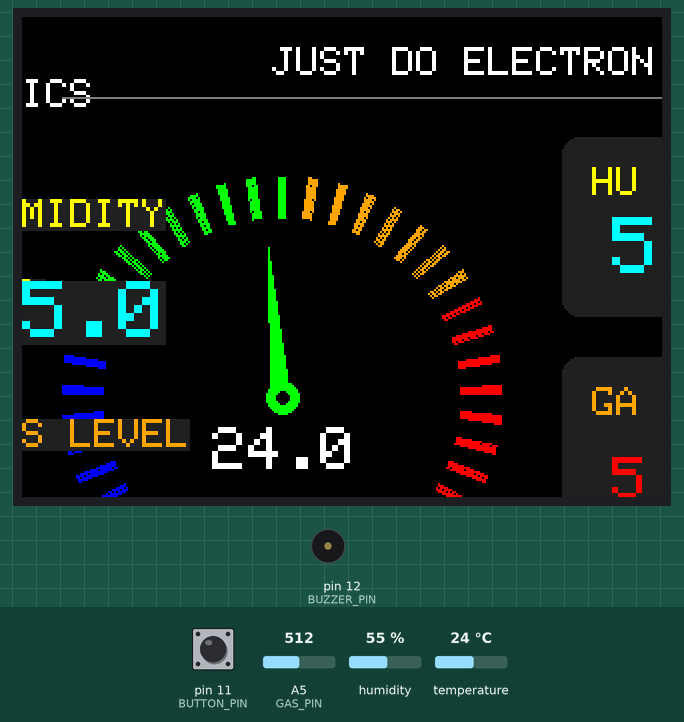
Simulated run of this sketch. Board: Arduino Uno, built with avr-gcc and run on an emulated ATmega328P. Parts: 320×240 colour display, buzzer (waves = sounding, pin HIGH). The inputs (shaded band) are chosen by the test bench; at power-on: pin 11 (BUTTON_PIN) HIGH, temperature 24 °C, A5 (GAS_PIN) = 512, humidity 55 %.

Above: at 2.8 s.
2.9 s: pin 11 (BUTTON_PIN) pulled LOW for 0.15 s
At 3.4 s:
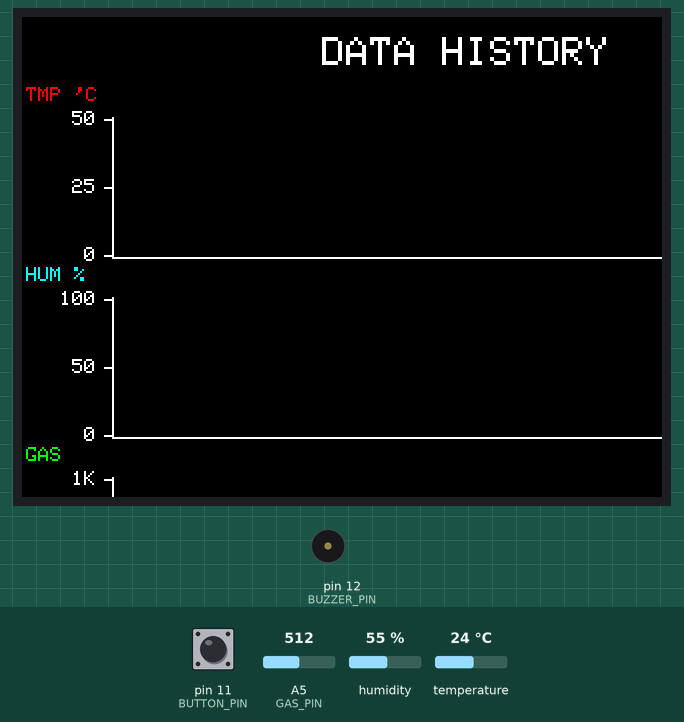
3.6 s: temperature set to 2 °C
At 7.2 s:
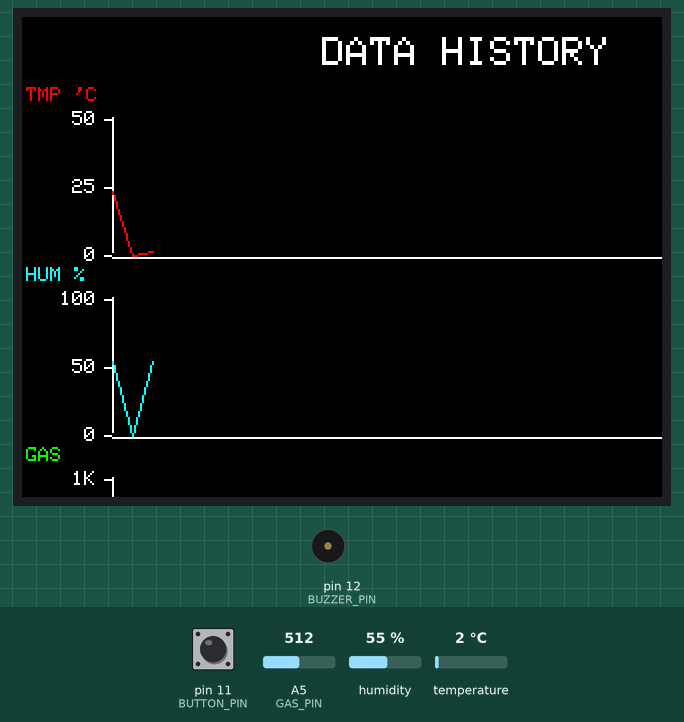
7.5 s: temperature set to 0 °C
At 10.7 s:
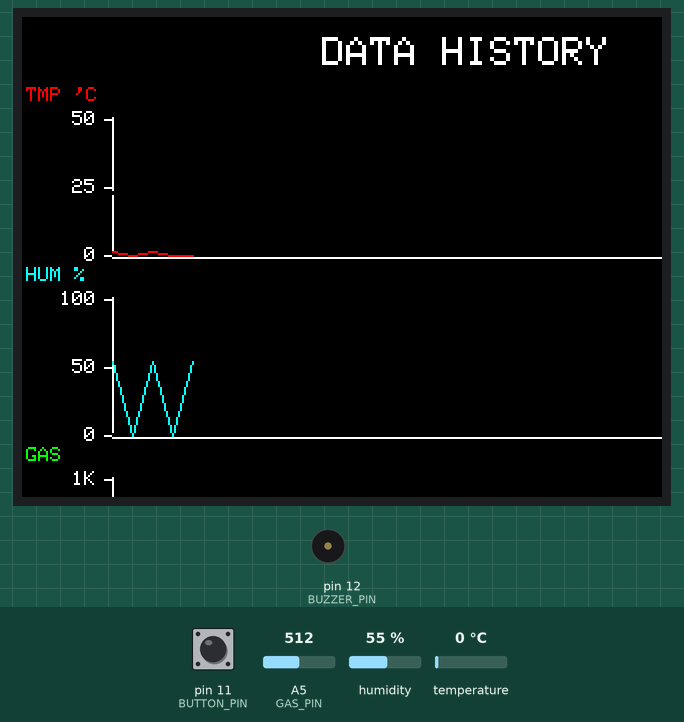
11.6 s: A5 (GAS_PIN) set to 413
15.6 s: A5 (GAS_PIN) set to 382
At 16.5 s:
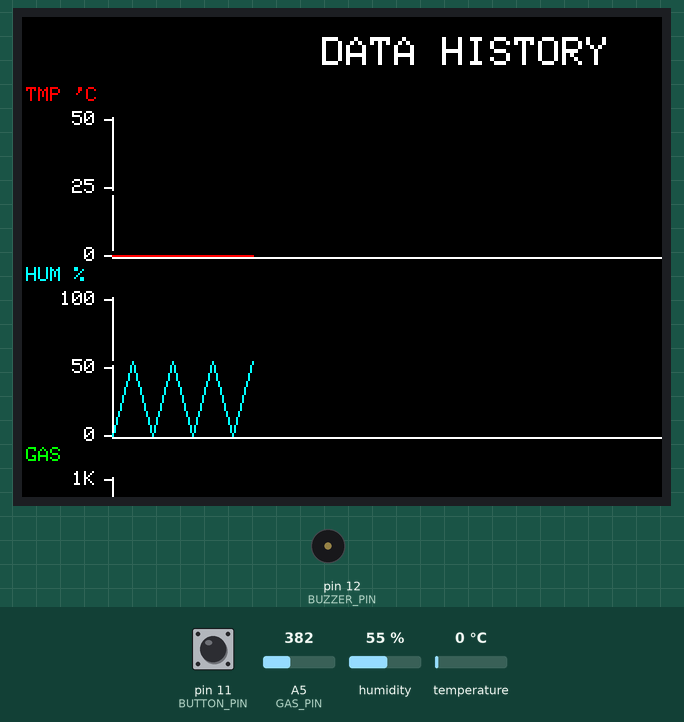
17.5 s: pin 11 (BUTTON_PIN) pulled LOW for 1 s
At 18.4 s:
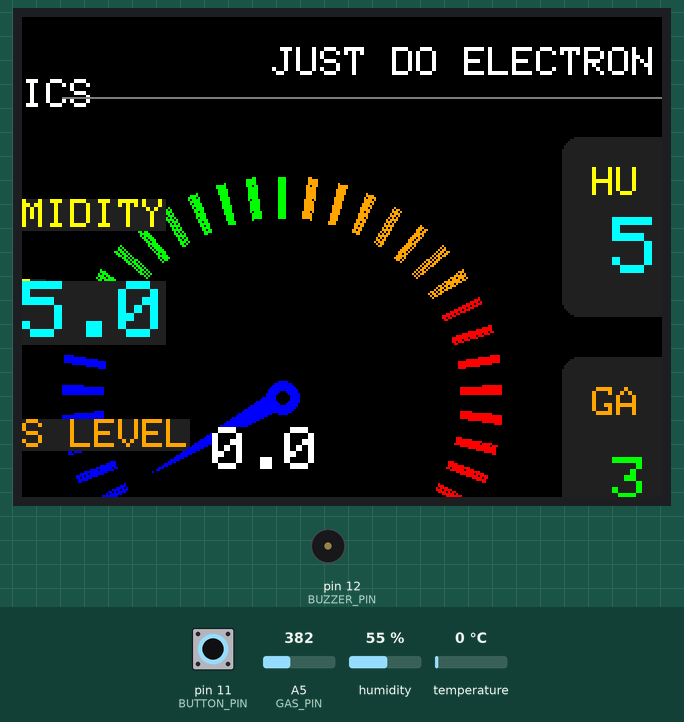
Timing chart, 0 to 20.5 s (numbered marks = the images above; inputs shaded):
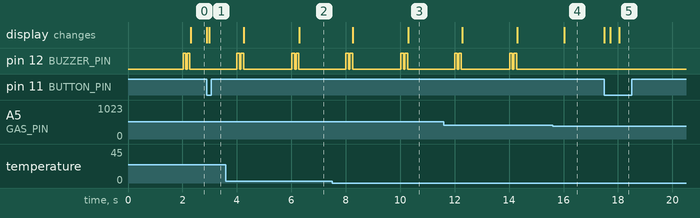

The sketch:

Gas_Sensor_And_DHT11_Sensor.ino
```cpp
#include <Adafruit_GFX.h>
#include <MCUFRIEND_kbv.h>
#include <DHT.h>

MCUFRIEND_kbv tft;

// --- Modern Color Palette ---
#define BLACK       0x0000
#define DARK_GREY   0x2104
#define LIGHT_GREY  0x7BEF
#define CYAN_ACCENT 0x07FF
#define RED_ACCENT  0xF800
#define GREEN_ACCENT 0x07E0
#define BLUE_ACCENT 0x001F
#define WHITE       0xFFFF
#define ORANGE      0xFD20

// --- Sensor Pins & Setup ---
#define DHTPIN 10
#define DHTTYPE DHT11
DHT dht(DHTPIN, DHTTYPE);

#define GAS_PIN A5
#define BUZZER_PIN 12
#define BUTTON_PIN 11

// --- ALARM THRESHOLDS ---
#define TEMP_THRESHOLD 35.0
#define GAS_THRESHOLD 400

// --- Layout Geometry (Dashboard) ---
int gaugeCenterX = 130;
int gaugeCenterY = 190;
int gaugeOuterRad = 110;
int gaugeInnerRad = 90;
int needleRadius = 75;

// --- State Tracking & Timers ---
unsigned long lastReadTime = 0;
unsigned long lastDebounceTime = 0;
bool lastBtnState = HIGH;
int currentScreen = 0; // 0 = Dashboard, 1 = Graph

float oldAngle = -999;
float oldTemp = -999;
float oldHum = -999;
int oldGas = -999;

// --- Graph Data Storage ---
// 41 points creates exactly 40 intervals for perfect 400-pixel scaling
#define MAX_POINTS 41
float tempHistory[MAX_POINTS];
float humHistory[MAX_POINTS];
int gasHistory[MAX_POINTS];
int dataCount = 0;

void setup() {
  pinMode(BUZZER_PIN, OUTPUT);
  digitalWrite(BUZZER_PIN, LOW);

  pinMode(BUTTON_PIN, INPUT_PULLUP); // Enable internal pull-up for button

  dht.begin();

  tft.reset();
  tft.begin(0x9486);
  tft.setRotation(1);
  tft.fillScreen(BLACK);

  // Initialize data arrays to 0
  for(int i=0; i<MAX_POINTS; i++) {
    tempHistory[i] = 0; humHistory[i] = 0; gasHistory[i] = 0;
  }

  drawDashboardStaticUI();
}

void loop() {
  // ==========================================
  // 1. CHECK PUSH BUTTON (NON-BLOCKING)
  // ==========================================
  bool currentBtnState = digitalRead(BUTTON_PIN);

  if (currentBtnState == LOW && lastBtnState == HIGH) {
    if (millis() - lastDebounceTime > 200) { // Debounce button
      lastDebounceTime = millis();
      currentScreen = (currentScreen == 0) ? 1 : 0; // Toggle screen

      tft.fillScreen(BLACK); // Clear screen for transition

      if (currentScreen == 0) {
        drawDashboardStaticUI();
        oldAngle = -999; oldTemp = -999; oldHum = -999; oldGas = -999;
      } else {
        drawGraphStaticUI();
        drawGraphLines(false); // Draw current history instantly
      }
    }
  }
  lastBtnState = currentBtnState;

  // ==========================================
  // 2. READ SENSORS EVERY 2 SECONDS
  // ==========================================
  if (millis() - lastReadTime >= 2000) {
    lastReadTime = millis();

    float t = dht.readTemperature();
    float h = dht.readHumidity();
    int rawGas = analogRead(GAS_PIN);

    // --- ALARM LOGIC ---
    bool tempAlarm = (!isnan(t) && t >= TEMP_THRESHOLD);
    bool gasAlarm = (rawGas >= GAS_THRESHOLD);

    if (tempAlarm || gasAlarm) {
      digitalWrite(BUZZER_PIN, HIGH);
      delay(100);
      digitalWrite(BUZZER_PIN, LOW);
      delay(50);
      digitalWrite(BUZZER_PIN, HIGH);
      delay(100);
      digitalWrite(BUZZER_PIN, LOW);
    }

    // --- DATA SAVING & UI UPDATING ---
    if (!isnan(t) && !isnan(h)) {

      // Erase old graph lines before shifting data
      if (currentScreen == 1) {
        drawGraphLines(true);
      }

      saveDataPoint(t, h, rawGas);

      // Draw the newly updated UI
      if (currentScreen == 0) {
        updateDashboard(t, h, rawGas);
      } else if (currentScreen == 1) {
        drawGraphLines(false);
      }
    }
  }
}

// ==========================================
// DATA HANDLING FUNCTIONS
// ==========================================

void saveDataPoint(float t, float h, int gas) {
  for (int i = 0; i < MAX_POINTS - 1; i++) {
    tempHistory[i] = tempHistory[i + 1];
    humHistory[i] = humHistory[i + 1];
    gasHistory[i] = gasHistory[i + 1];
  }
  int idx = (dataCount < MAX_POINTS) ? dataCount : MAX_POINTS - 1;
  tempHistory[idx] = t;
  humHistory[idx] = h;
  gasHistory[idx] = gas;

  if (dataCount < MAX_POINTS) dataCount++;
}

// ==========================================
// SCREEN 1: DASHBOARD UI FUNCTIONS
// ==========================================

void drawDashboardStaticUI() {
  tft.setTextSize(2);
  tft.setTextColor(WHITE);
  tft.setCursor(125, 15);
  tft.print("JUST DO ELECTRONICS");
  tft.drawLine(20, 40, 460, 40, LIGHT_GREY);

  drawGaugeTrack();
  tft.setTextSize(2);
  tft.setTextColor(LIGHT_GREY);
  tft.setCursor(95, 290);
  tft.print("TEMP 'C");

  tft.fillRoundRect(270, 60, 190, 90, 8, DARK_GREY);
  tft.setTextColor(TFT_YELLOW, DARK_GREY);
  tft.setCursor(285, 75);
  tft.print("HUMIDITY");
  tft.setCursor(415, 115);
  tft.print("%");

  tft.fillRoundRect(270, 170, 190, 120, 8, DARK_GREY);
  tft.setTextColor(TFT_ORANGE, DARK_GREY);
  tft.setCursor(285, 185);
  tft.print("GAS LEVEL");
  tft.drawRect(285, 260, 160, 15, LIGHT_GREY);
}

void updateDashboard(float t, float h, int rawGas) {
  if (abs(t - oldTemp) > 0.2) {
    updateTempGauge(t);
    tft.setTextSize(3);
    if (t >= TEMP_THRESHOLD) tft.setTextColor(RED_ACCENT, BLACK);
    else tft.setTextColor(WHITE, BLACK);
    tft.setCursor(95, 205);
    tft.print(t, 1);
    oldTemp = t;
  }

  if (abs(h - oldHum) > 0.5) {
    tft.setTextSize(4);
    tft.setTextColor(CYAN_ACCENT, DARK_GREY);
    tft.setCursor(295, 100);
    tft.print(h, 1);
    oldHum = h;
  }

  if (abs(rawGas - oldGas) > 4) {
    tft.setTextSize(3);
    bool isGasAlarm = (rawGas >= GAS_THRESHOLD);
    if (isGasAlarm) tft.setTextColor(RED_ACCENT, DARK_GREY);
    else tft.setTextColor(GREEN_ACCENT, DARK_GREY);

    tft.setCursor(295, 220);
    tft.print(rawGas);
    tft.print("  ");

    int gasPercent = constrain(map(rawGas, 0, 1023, 0, 100), 0, 100);
    drawGasBar(gasPercent, isGasAlarm);
    oldGas = rawGas;
  }
}

void drawGaugeTrack() {
  for (int i = 210; i >= -30; i -= 8) {
    uint16_t color = BLUE_ACCENT;
    if (i < 150) color = GREEN_ACCENT;
    if (i < 90) color = ORANGE;
    if (i < 30) color = RED_ACCENT;
    for (float offset = -1.0; offset <= 1.0; offset += 0.5) {
      float rad = (i + offset) * PI / 180.0;
      int x1 = gaugeCenterX + (gaugeInnerRad * cos(rad));
      int y1 = gaugeCenterY - (gaugeInnerRad * sin(rad));
      int x2 = gaugeCenterX + (gaugeOuterRad * cos(rad));
      int y2 = gaugeCenterY - (gaugeOuterRad * sin(rad));
      tft.drawLine(x1, y1, x2, y2, color);
    }
  }
}

void updateTempGauge(float temp) {
  temp = constrain(temp, 0, 50);
  float newAngle = 210.0 - ((temp / 50.0) * 240.0);
  if (abs(newAngle - oldAngle) < 1.0) return;

  if (oldAngle != -999) drawNeedle(oldAngle, BLACK);
  uint16_t nColor = GREEN_ACCENT;
  if (temp < 20) nColor = BLUE_ACCENT;
  if (temp >= 30) nColor = ORANGE;
  if (temp >= TEMP_THRESHOLD) nColor = RED_ACCENT;
  drawNeedle(newAngle, nColor);
  oldAngle = newAngle;
}

void drawNeedle(float angle, uint16_t color) {
  float rad = angle * PI / 180.0;
  float radLeft = (angle + 90) * PI / 180.0;
  float radRight = (angle - 90) * PI / 180.0;
  int tipX = gaugeCenterX + (needleRadius * cos(rad));
  int tipY = gaugeCenterY - (needleRadius * sin(rad));
  int leftX = gaugeCenterX + (5 * cos(radLeft));
  int leftY = gaugeCenterY - (5 * sin(radLeft));
  int rightX = gaugeCenterX + (5 * cos(radRight));
  int rightY = gaugeCenterY - (5 * sin(radRight));

  tft.fillTriangle(tipX, tipY, leftX, leftY, rightX, rightY, color);
  tft.fillCircle(gaugeCenterX, gaugeCenterY, 8, color);
  if (color != BLACK) tft.fillCircle(gaugeCenterX, gaugeCenterY, 3, BLACK);
}

void drawGasBar(int percent, bool isAlarm) {
  int barWidth = map(percent, 0, 100, 0, 156);
  uint16_t barColor = isAlarm ? RED_ACCENT : GREEN_ACCENT;
  if (barWidth > 0) tft.fillRect(287, 262, barWidth, 11, barColor);
  if (barWidth < 156) tft.fillRect(287 + barWidth, 262, 156 - barWidth, 11, DARK_GREY);
}

// ==========================================
// SCREEN 2: 3-BOX GRAPH UI FUNCTIONS
// ==========================================

void drawGraphStaticUI() {
  tft.setTextSize(2);
  tft.setTextColor(WHITE);
  tft.setCursor(150, 10);
  tft.print("DATA HISTORY");

  tft.setTextSize(1);
  int axisX = 45; // Shifted right slightly for wider labels
  int endX = axisX + 400; // 400px wide graph

  // Box 1: Temperature (Y: 50 to 120) Scale: 0 to 50
  tft.setTextColor(RED_ACCENT); tft.setCursor(2, 35); tft.print("TMP 'C");
  tft.drawLine(axisX, 50, axisX, 120, WHITE);
  tft.drawLine(axisX, 120, endX, 120, WHITE);
  // Temp Ticks
  tft.setTextColor(WHITE);
  tft.drawLine(axisX - 4, 51, axisX, 51, WHITE);  tft.setCursor(axisX - 20, 47); tft.print("50");
  tft.drawLine(axisX - 4, 85, axisX, 85, WHITE);  tft.setCursor(axisX - 20, 81); tft.print("25");
  tft.drawLine(axisX - 4, 119, axisX, 119, WHITE); tft.setCursor(axisX - 14, 115); tft.print("0");

  // Box 2: Humidity (Y: 140 to 210) Scale: 0 to 100
  tft.setTextColor(CYAN_ACCENT); tft.setCursor(2, 125); tft.print("HUM %");
  tft.drawLine(axisX, 140, axisX, 210, WHITE);
  tft.drawLine(axisX, 210, endX, 210, WHITE);
  // Hum Ticks
  tft.setTextColor(WHITE);
  tft.drawLine(axisX - 4, 141, axisX, 141, WHITE); tft.setCursor(axisX - 26, 137); tft.print("100");
  tft.drawLine(axisX - 4, 175, axisX, 175, WHITE); tft.setCursor(axisX - 20, 171); tft.print("50");
  tft.drawLine(axisX - 4, 209, axisX, 209, WHITE); tft.setCursor(axisX - 14, 205); tft.print("0");

  // Box 3: Gas (Y: 230 to 300) Scale: 0 to 1K
  tft.setTextColor(GREEN_ACCENT); tft.setCursor(2, 215); tft.print("GAS");
  tft.drawLine(axisX, 230, axisX, 300, WHITE);
  tft.drawLine(axisX, 300, endX, 300, WHITE);
  // Gas Ticks
  tft.setTextColor(WHITE);
  tft.drawLine(axisX - 4, 231, axisX, 231, WHITE); tft.setCursor(axisX - 20, 227); tft.print("1K");
  tft.drawLine(axisX - 4, 265, axisX, 265, WHITE); tft.setCursor(axisX - 26, 261); tft.print("500");
  tft.drawLine(axisX - 4, 299, axisX, 299, WHITE); tft.setCursor(axisX - 14, 295); tft.print("0");

  // --- X-AXIS TIME SCALE (Bottom) ---
  tft.setTextColor(LIGHT_GREY);
  for (int i = 0; i <= 4; i++) {
    int xTick = axisX + (i * 100);
    tft.drawLine(xTick, 300, xTick, 305, WHITE);

    tft.setCursor(xTick - 10, 310);
    if (i == 4) {
      tft.print("Now");
    } else {
      tft.print("-");
      tft.print(80 - (i * 20));
      tft.print("s");
    }
  }
}

void drawGraphLines(bool eraseOld) {
  if (dataCount < 2) return;

  int axisX = 45;
  int xSpacing = 10; // 40 intervals * 10 = 400px width

  for (int i = 0; i < dataCount - 1; i++) {
    int x1 = axisX + (i * xSpacing);
    int x2 = axisX + ((i + 1) * xSpacing);

    // Box 1: Temp (Plotting area Y = 119 to 51)
    int y1Temp = constrain(map(tempHistory[i], 0, 50, 119, 51), 51, 119);
    int y2Temp = constrain(map(tempHistory[i+1], 0, 50, 119, 51), 51, 119);
    tft.drawLine(x1, y1Temp, x2, y2Temp, eraseOld ? BLACK : RED_ACCENT);

    // Box 2: Humidity (Plotting area Y = 209 to 141)
    int y1Hum = constrain(map(humHistory[i], 0, 100, 209, 141), 141, 209);
    int y2Hum = constrain(map(humHistory[i+1], 0, 100, 209, 141), 141, 209);
    tft.drawLine(x1, y1Hum, x2, y2Hum, eraseOld ? BLACK : CYAN_ACCENT);

    // Box 3: Gas Level (Plotting area Y = 299 to 231)
    int y1Gas = constrain(map(gasHistory[i], 0, 1023, 299, 231), 231, 299);
    int y2Gas = constrain(map(gasHistory[i+1], 0, 1023, 299, 231), 231, 299);
    tft.drawLine(x1, y1Gas, x2, y2Gas, eraseOld ? BLACK : GREEN_ACCENT);
  }
}
```

Measured:
- the behaviour switches between 1 and 0 °C on temperature (found by bisection; images 2 and 3)
- after the input at 2.9 s, the display: first changes at once (image 1 shows a later state)
- after the input at 7.5 s, the display: first differs from a run without the input after 2.8 s (image 3)
- after the input at 15.6 s, pin 12 (BUZZER_PIN): stops changing and stays LOW
- after the input at 17.5 s, the display: first changes at once (image 5 shows a later state)
